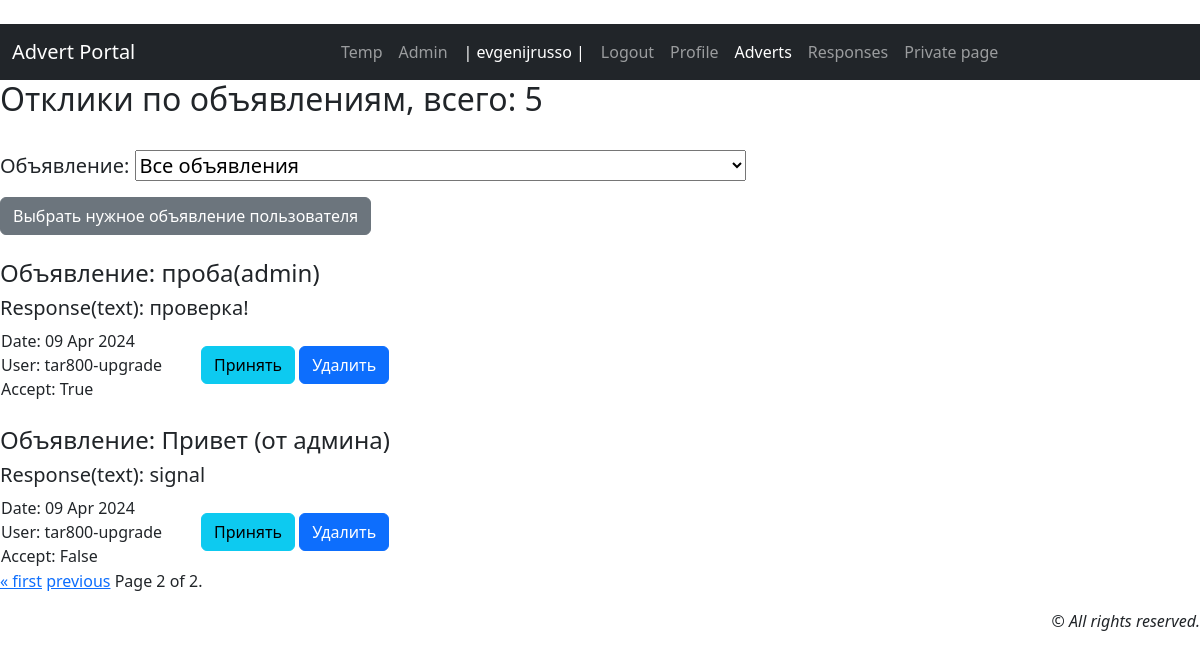
The page /callboard/responses/private?page=2 (signed in) on the database as committed earlier.
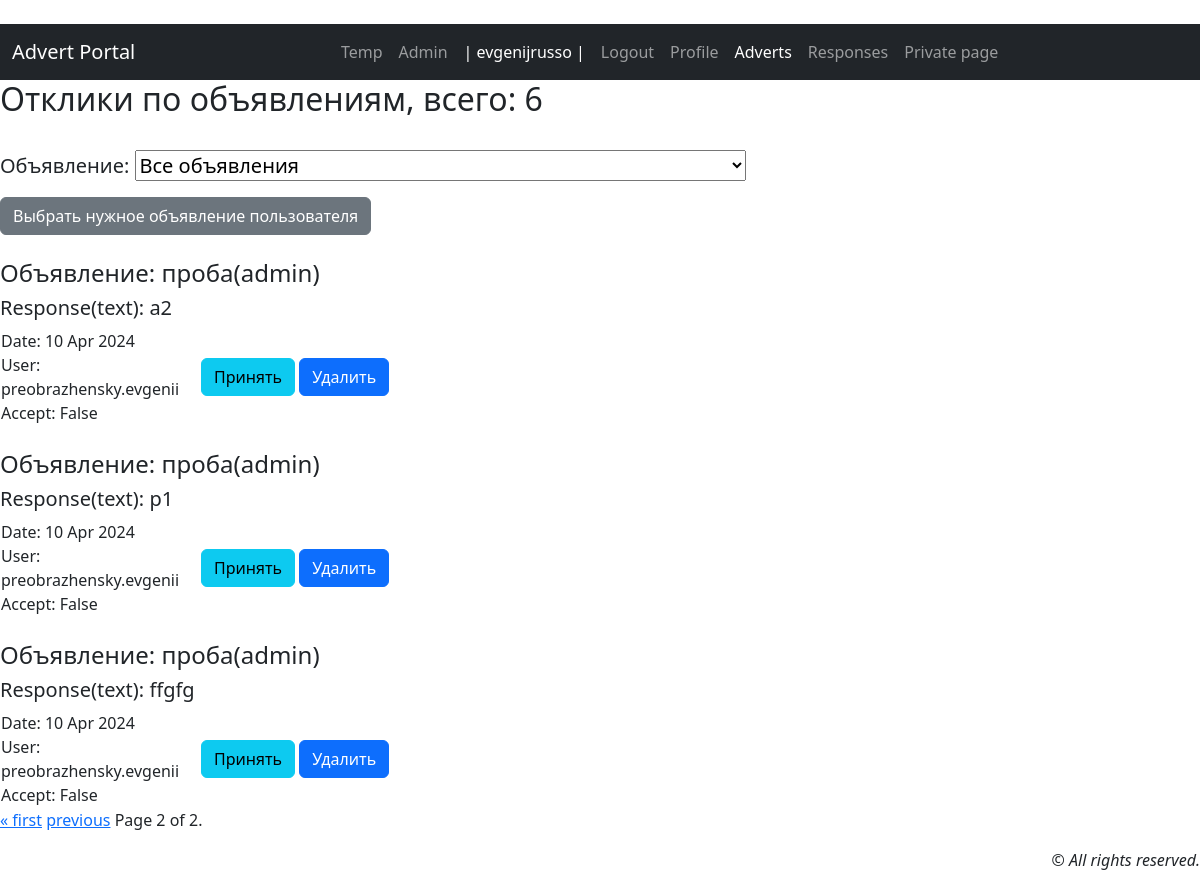
The same page on the database as committed later.
### callboard/models.py (models this page shows, shortened)
class User(AbstractUser):
    code = models.CharField(max_length=15, blank=True, null=True, verbose_name=_('Code'))  # доп. поле для user

class Response(models.Model):
    text = models.TextField(_('Reply text'))  # Текст ответа
    response_date = models.DateTimeField(auto_now_add=True, verbose_name=_('Date of response'))  # Дата ответа
    advert = models.ForeignKey(
        Advert,
        on_delete=models.CASCADE,
        verbose_name=_('Advert'),
        related_name='responses'
    )
    user = models.ForeignKey(
        User,
        on_delete=models.CASCADE,
        verbose_name='Author of the ad',
        related_name='responses'
    )
    accept = models.BooleanField(default=False, verbose_name='Accept')  # принимать пользователем объевления
    class Meta:
        verbose_name = _('Response')
        verbose_name_plural = _('Responses')
        ordering = ['-response_date']

class Advert(models.Model):
    user = models.ForeignKey(
        settings.AUTH_USER_MODEL, on_delete=models.PROTECT,
        verbose_name='Author of the ad', related_name='adverts',
    )
    category = models.CharField(_('Category'), max_length=20, choices=CATEGORY)
    title = models.CharField(_('Title'), max_length=100)
    content = models.TextField(_('Description'))  # Описание
    created = models.DateTimeField(auto_now_add=True, verbose_name='Created data')
    file = models.FileField("File", upload_to="files/", blank=True, null=True)
    def __str__(self):
        return f'{self.title}, {self.category}, {self.created}'
    class Meta:
        verbose_name = _('Advert')
        verbose_name_plural = _('Advert')
        ordering = ['-created']

### callboard/views/response.py (the view)
# urls.py: path('callboard/responses/private', PrivateView.as_view(), name='private_response'),
class PrivateView(LoginRequiredMixin, ListView):
    model = Response
    ordering = '-response_date'
    template_name = 'callboard/private_response.html'
    context_object_name = 'responses'
    paginate_by = 3
    def get_queryset(self):
        queryset = Response.objects.filter(advert__user=self.request.user).order_by('response_date')
        self.filterset = ResponseFilter(self.request.GET, queryset=queryset,request=self.request.user)
        return self.filterset.qs
    def get_context_data(self, *, object_list=None, **kwargs):
        context = super().get_context_data(**kwargs)
        context['filterset'] = self.filterset
        page = context['page_obj']
        context['paginator_range'] = page.paginator.get_elided_page_range(
            page.number, on_each_side=1, on_ends=1)
        return context

### callboard/templates/callboard/private_response.html (shortened to what this page needs)
{% extends 'default.html' %}
{% load i18n %}
{% block content %}
    <h2>Отклики по объявлениям, всего: {{ page_obj.paginator.count }}</h2>
    <br>
    <form action="" method="get">
        <h5>{{ filterset.form.as_p }}</h5>
        <button class="btn btn-secondary" type="submit">Выбрать нужное объявление пользователя</button>
    </form>
            {% for response in page_obj %}
            <br>
            <h4><a class="nav-link" href="/callboard/{{ response.advert.id }}"> Объявление: {{ response.advert.title}}</a></h4>
            <h5>Response(text): {{ response.text }}</h5>
            <table width="100%">
                <tr>
                    <td width="200">
                        <div>Date: {{ response.response_date|date:'d M Y' }}</div>
                        <div>User: {{ response.user }}</div>
                        <div>Accept: {{ response.accept }}</div>
                    </td>
                    <td align="left">
                        {% if response.accepted %}
                        <p>Отклик принят</p>
                        {% else %}
                        <form action="" method="post">
                            <a style="text-decoration: none" href="{% url 'accept_response' response.id %}">
                                <input id="acceptButton" class="btn btn-info" type="button" value="Принять" />
                            </a>
                            <a style="text-decoration: none" href="/callboard/responses/delete/{{ response.pk }}">
                                <input id="deleteButton" class="btn btn-primary"
                                       type="button" value="Удалить" />
                            </a>
                        </form>
                        {% endif %}
                    </td>
                </tr>
            </table>
    {% empty %}
        <h3>Responses empty.</h3>
    {% endfor %}
{% endblock content %}

### templates/default.html (shortened to what this page needs)
{% load django_bootstrap5 %}
{% load i18n %}
{% load static %}
{{ '<' }}{{ '!DOCTYPE html>' }}
<html lang="en">
<head>
    {% bootstrap_css %}
     <link rel="stylesheet" type="text/css" href="{% static 'callboard/css/styles.css' %}">
</head>
<body class="contaiter-fluid">
    <nav class="navbar navbar-expand-lg navbar-dark bg-dark">
      <div class="container-fluid">
           <a class="navbar-brand" href="#">Advert Portal</a>
       <div class="collapse navbar-collapse justify-content-center" id="navbarNav">
              <ul class="navbar-nav mb-2 mb-lg-0">
                 <li class="nav-item active"><a class="nav-link" aria-current="page" href="../">Temp</a></li>
                 <li class="nav-item"><a class="nav-link" href="/admin/">Admin</a></li>
                 <li class="nav-item">{% if user.is_authenticated %}<a class="nav-link active">| {{ request.user.username }} |</a>{% endif %}</li>
                 <li class="nav-item">{% if user.is_authenticated %}<a class="nav-link" href='{% url "account_logout" %}'>{% trans "Logout" %}</a>{% endif %}</li>
                 <li class="nav-item">{% if user.is_authenticated %}<a class="nav-link" href='{% url "profile" %}'>{% trans "Profile" %}</a>{% endif %}</li>
                 <li class="nav-item"><a class="nav-link active" href='{% url "advert_list" %}'>{% translate "Adverts" %}</a></li>
                 <li class="nav-item"><a class="nav-link" href='{% url "response_list" %}'>{% translate "Responses" %}</a></li>
                 <li class="nav-item"><a class="nav-link" href='{% url "private_response" %}'>{% translate "Private page" %}</a></li>
              </ul>
         </div>
      </div>
    </nav>
    {% block content %}
    {% endblock content %}
<div class="pagination">
{% if is_paginated %}
   <span>
      {% if page_obj.has_previous %}
         <a href="?page=1">&laquo; first</a>
         <a href="?page={{ page_obj.previous_page_number }}">previous</a>
      {% endif %}
       <span class="current">
         Page {{ page_obj.number }} of {{ page_obj.paginator.num_pages }}.
      </span>
   </span>
{% endif %}
</div>
<footer class="mt-3"><p class="text-end fst-italic">&copy; All rights reserved.</p></footer>
</body>
</html>

### callboard/static/callboard/css/styles.css (style rules this page uses)
:root, [data-bs-theme=light] { --bs-blue: #0d6efd; --bs-indigo: #6610f2; --bs-purple: #6f42c1; --bs-pink: #d63384; --bs-red: #dc3545; --bs-orange: #fd7e14; --bs-yellow: #ffc107; --bs-green: #198754; --bs-teal: #20c997; --bs-cyan: #0dcaf0; --bs-black: #000; --bs-white: #fff; --bs-gray: #6c757d; --bs-gray-dark: #343a40; --bs-gray-100: #f8f9fa; --bs-gray-200: #e9ecef; --bs-gray-300: #dee2e6; --bs-gray-400: #ced4da; --bs-gray-500: #adb5bd; --bs-gray-600: #6c757d; --bs-gray-700: #495057; --bs-gray-800: #343a40; --bs-gray-900: #212529; --bs-primary: #0d6efd; --bs-secondary: #6c757d; --bs-success: #198754; --bs-info: #0dcaf0; --bs-warning: #ffc107; --bs-danger: #dc3545; --bs-light: #f8f9fa; --bs-dark: #212529; --bs-primary-rgb: 13, 110, 253; --bs-secondary-rgb: 108, 117, 125; --bs-success-rgb: 25, 135, 84; --bs-info-rgb: 13, 202, 240; --bs-warning-rgb: 255, 193, 7; --bs-danger-rgb: 220, 53, 69; --bs-light-rgb: 248, 249, 250; --bs-dark-rgb: 33, 37, 41; --bs-primary-text-emphasis: #052c65; --bs-secondary-text-emphasis: #2b2f32; --bs-success-text-emphasis: #0a3622; --bs-info-text-emphasis: #055160; --bs-warning-text-emphasis: #664d03; --bs-danger-text-emphasis: #58151c; --bs-light-text-emphasis: #495057; --bs-dark-text-emphasis: #495057; --bs-primary-bg-subtle: #cfe2ff; --bs-secondary-bg-subtle: #e2e3e5; --bs-success-bg-subtle: #d1e7dd; --bs-info-bg-subtle: #cff4fc; --bs-warning-bg-subtle: #fff3cd; --bs-danger-bg-subtle: #f8d7da; --bs-light-bg-subtle: #fcfcfd; --bs-dark-bg-subtle: #ced4da; --bs-primary-border-subtle: #9ec5fe; --bs-secondary-border-subtle: #c4c8cb; --bs-success-border-subtle: #a3cfbb; --bs-info-border-subtle: #9eeaf9; --bs-warning-border-subtle: #ffe69c; --bs-danger-border-subtle: #f1aeb5; --bs-light-border-subtle: #e9ecef; --bs-dark-border-subtle: #adb5bd; --bs-white-rgb: 255, 255, 255; --bs-black-rgb: 0, 0, 0; --bs-font-sans-serif: system-ui, -apple-system, "Segoe UI", Roboto, "Helvetica Neue", "Noto Sans", "Liberation Sans", Arial, sans-serif, "Apple Color Emoji", "Segoe UI Emoji", "Segoe UI Symbol", "Noto Color Emoji"; --bs-font-monospace: SFMono-Regular, Menlo, Monaco, Consolas, "Liberation Mono", "Courier New", monospace; --bs-gradient: linear-gradient(180deg, rgba(255, 255, 255, 0.15), rgba(255, 255, 255, 0)); --bs-body-font-family: var(--bs-font-sans-serif); --bs-body-font-size: 1rem; --bs-body-font-weight: 400; --bs-body-line-height: 1.5; --bs-body-color: #212529; --bs-body-color-rgb: 33, 37, 41; --bs-body-bg: #fff; --bs-body-bg-rgb: 255, 255, 255; --bs-emphasis-color: #000; --bs-emphasis-color-rgb: 0, 0, 0; --bs-secondary-color: rgba(33, 37, 41, 0.75); --bs-secondary-color-rgb: 33, 37, 41; --bs-secondary-bg: #e9ecef; --bs-secondary-bg-rgb: 233, 236, 239; --bs-tertiary-color: rgba(33, 37, 41, 0.5); --bs-tertiary-color-rgb: 33, 37, 41; --bs-tertiary-bg: #f8f9fa; --bs-tertiary-bg-rgb: 248, 249, 250; --bs-heading-color: inherit; --bs-link-color: #0d6efd; --bs-link-color-rgb: 13, 110, 253; --bs-link-decoration: underline; --bs-link-hover-color: #0a58ca; --bs-link-hover-color-rgb: 10, 88, 202; --bs-code-color: #d63384; --bs-highlight-color: #212529; --bs-highlight-bg: #fff3cd; --bs-border-width: 1px; --bs-border-style: solid; --bs-border-color: #dee2e6; --bs-border-color-translucent: rgba(0, 0, 0, 0.175); --bs-border-radius: 0.375rem; --bs-border-radius-sm: 0.25rem; --bs-border-radius-lg: 0.5rem; --bs-border-radius-xl: 1rem; --bs-border-radius-xxl: 2rem; --bs-border-radius-2xl: var(--bs-border-radius-xxl); --bs-border-radius-pill: 50rem; --bs-box-shadow: 0 0.5rem 1rem rgba(0, 0, 0, 0.15); --bs-box-shadow-sm: 0 0.125rem 0.25rem rgba(0, 0, 0, 0.075); --bs-box-shadow-lg: 0 1rem 3rem rgba(0, 0, 0, 0.175); --bs-box-shadow-inset: inset 0 1px 2px rgba(0, 0, 0, 0.075); --bs-focus-ring-width: 0.25rem; --bs-focus-ring-opacity: 0.25; --bs-focus-ring-color: rgba(13, 110, 253, 0.25); --bs-form-valid-color: #198754; --bs-form-valid-border-color: #198754; --bs-form-invalid-color: #dc3545; --bs-form-invalid-border-color: #dc3545; }

Rows that differ between the two databases and show on the page:
removed Response: advert "проба(admin)", text "проверка!", response_date "09 Apr 2024", user "tar800-upgrade", accept "True"
removed Response: advert "Привет (от админа)", text "signal", response_date "09 Apr 2024", user "tar800-upgrade", accept "False"
added Response: advert "проба(admin)", text "a2", response_date "10 Apr 2024", user "preobrazhensky.evgenii", accept "False"
added Response: advert "проба(admin)", text "p1", response_date "10 Apr 2024", user "preobrazhensky.evgenii", accept "False"
added Response: advert "проба(admin)", text "ffgfg", response_date "10 Apr 2024", user "preobrazhensky.evgenii", accept "False"
Other text that changed with them:
{{ page_obj.paginator.count }}: "5" → "6"
